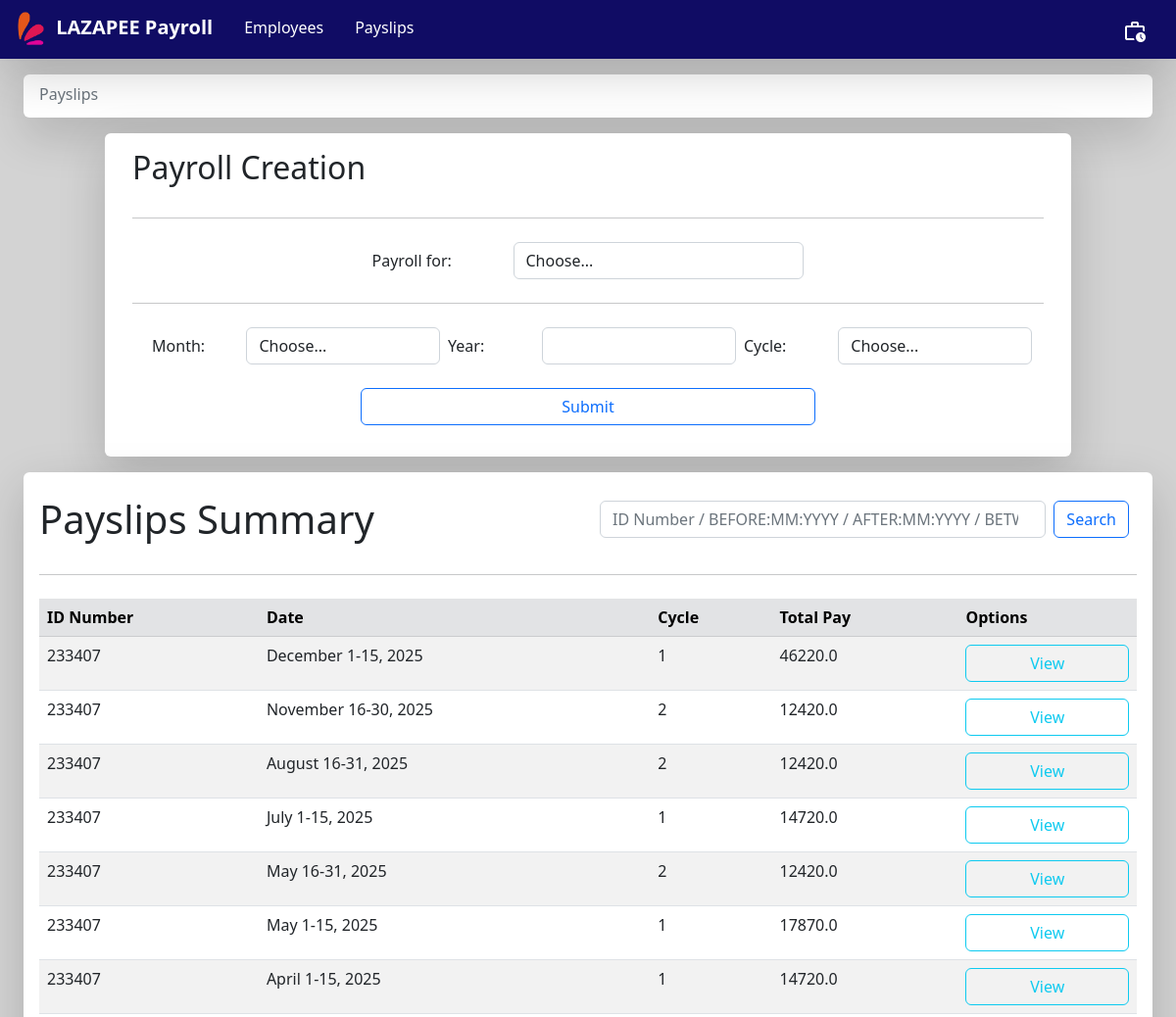
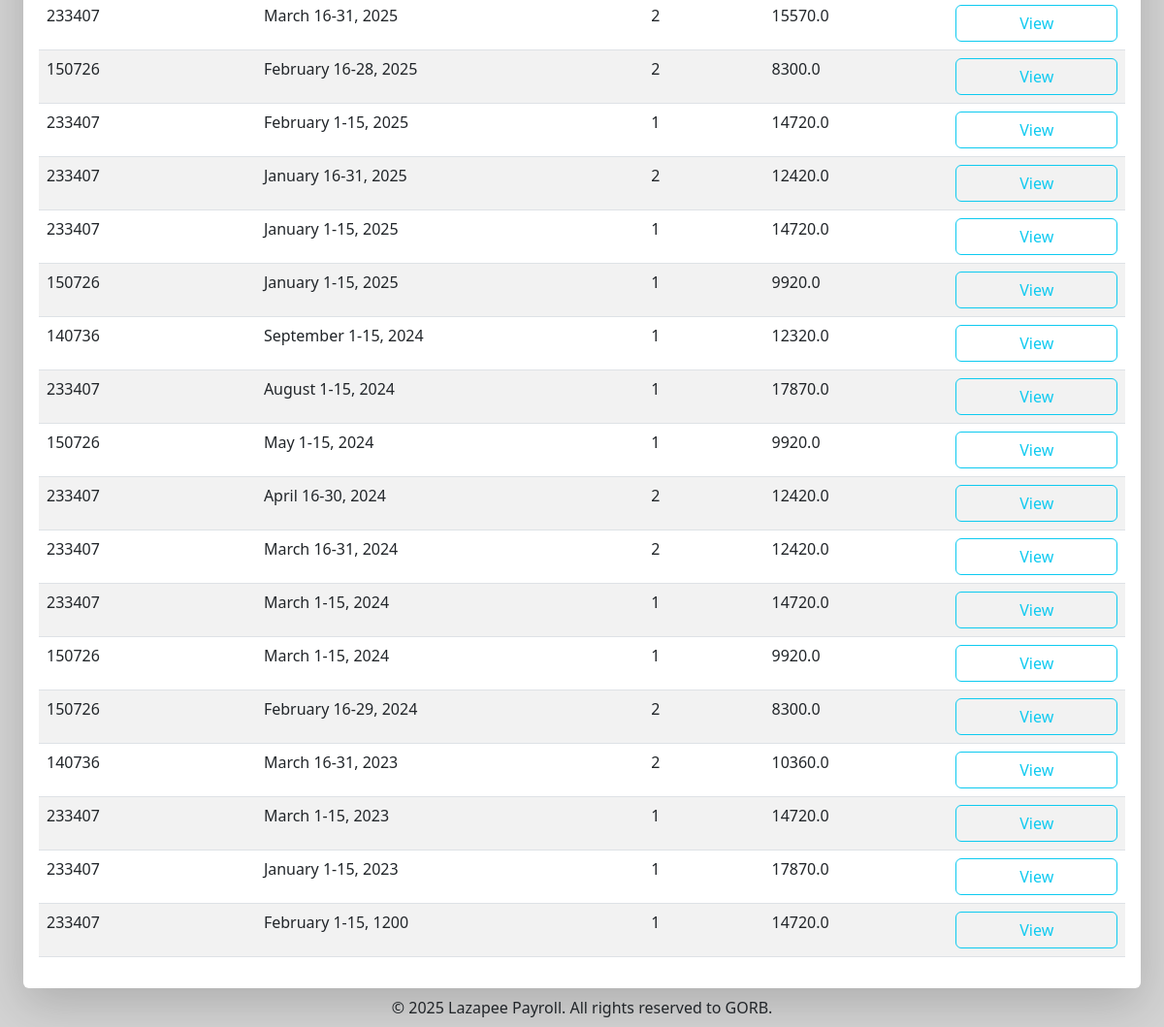
Screenshot of /payslips with the database file from the repository (2 pictures, top to bottom).
### payroll_app/models.py (models this page shows, shortened)
class Payslip(models.Model):
    id_number = models.ForeignKey(Employee, on_delete=models.CASCADE)
    month = models.CharField(max_length = 300)
    month_integer_reference = models.IntegerField()
    date_range = models.CharField(max_length = 300)
    year = models.CharField(max_length = 300)
    pay_cycle = models.IntegerField()
    rate = models.FloatField()
    earnings_allowance = models.FloatField()
    deductions_tax = models.FloatField()
    deductions_health = models.FloatField()
    pag_ibig = models.FloatField()
    sss = models.FloatField()
    overtime = models.FloatField()
    total_pay = models.FloatField()
    def getIDNumber(self):
        return self.id_number.getID()
    def getMonth(self):
        return self.month
    def getDate_range(self):
        return self.date_range
    def getYear(self):
        return self.year
    def getPay_cycle(self):
        return self.pay_cycle
    def getTotal_pay(self):
        return self.total_pay

class Employee(models.Model):
    name = models.CharField(max_length = 300)
    id_number = models.CharField(max_length = 300, unique = True)
    rate = models.FloatField()
    overtime_pay = models.FloatField(null=True)
    allowance = models.FloatField(null=True)
    def getName(self):
        return self.name
    def getID(self):
        return self.id_number

### payroll_app/views.py (the view)
# urls.py: path('payslips', views.payslips_page,  name='payslips'),
def payslips_page(request):
    global history
    months = ['January', 'February', 'March', 'April', 'May', 'June', 'July', 'August', 'September', 'October', 'November', 'December']
    payslips = Payslip.objects.all().order_by('-year', '-month_integer_reference', '-pay_cycle')
    employees = Employee.objects.all()
    if (request.method=="POST"):
        button = request.POST.get("button")
        if button == "search":
            creds = request.POST.get("Search")
            if creds.isdigit() == True:
                employee = Employee.objects.filter(id_number=creds)
                if employee:
                    payslips = Payslip.objects.filter(id_number=employee[0]).order_by('-year', 'month_integer_reference', 'pay_cycle')
            else:
                creds = creds.split(":")
                print(creds)
                if "BEFORE" in creds:
                    if len(creds) > 1:
                        if len(creds[1]) == 2:
                            if len(creds[2]) == 4:
                                payslips = Payslip.objects.filter(month_integer_reference__lte=int(creds[1]), year__lte=int(creds[2])).order_by('-year', 'month_integer_reference', 'pay_cycle')
                            else:
                                payslips = Payslip.objects.filter(month_integer_reference__lte=int(creds[1])).order_by('-year', 'month_integer_reference', 'pay_cycle')
                        else:
                            payslips = Payslip.objects.filter(year__lte=int(creds[1])).order_by('-year', 'month_integer_reference', 'pay_cycle')
                elif "AFTER" in creds:
                    if len(creds) > 1:
                        if len(creds[1]) == 2:
                            if len(creds[2]) == 4:
                                payslips = Payslip.objects.filter(month_integer_reference__gte=int(creds[1]), year__gte=int(creds[2])).order_by('-year', 'month_integer_reference', 'pay_cycle')
                            else:
                                payslips = Payslip.objects.filter(month_integer_reference__gte=int(creds[1])).order_by('-year', 'month_integer_reference', 'pay_cycle')
                        else:
                            payslips = Payslip.objects.filter(year__lte=int(creds[1])).order_by('-year', 'month_integer_reference', 'pay_cycle')
                elif "BETWEEN" in creds:
                    if len(creds) == 5:
                        if len(creds[1]) == 2 and len(creds[3]) == 2:
                            if len(creds[2]) == 4 and len(creds[4]) == 4:
                                payslips = Payslip.objects.filter(month_integer_reference__range=(int(creds[1]), int(creds[3])), year__range=(int(creds[2]), int(creds[4]))).order_by('-year', 'month_integer_reference', 'pay_cycle')
                        elif len(creds[1]) == 4 and len(creds[2]) == 4:
                            payslips = Payslip.objects.filter(year__range=(int(creds[1]), int(creds[2]))).order_by('-year', 'month_integer_reference', 'pay_cycle')
                return render(request, 'payroll_app/payslips_page.html', {'payslips':payslips, 'employees':employees, 'months':months, 'history':history})
        elif button == "create":
            months_as_integers = {'January':1, 'February':2, 'March':3, 'April':4, 'May':5, 'June':6, 'July':7, 'August':8, 'September':9, 'October':10, 'November':11, 'December':12}
            id_number = request.POST.get("employee")
            month = request.POST.get("month")
            year = int(request.POST.get("year"))
            cycle = int(request.POST.get("cycle"))
            employee = Employee.objects.get(id_number=id_number)
            month_integer_reference = months_as_integers[month]
            if Payslip.objects.filter(id_number=employee, month=month, year=year, pay_cycle=cycle).exists():
                return render(request, 'payroll_app/payslips_page.html', {'payslips':payslips, 'employees':employees, 'months':months, 'message':'Payslip already exists!', 'history':history})
            else:
                if cycle == 2:
                    date_range = '16-31' if month in ['January', 'March', 'May', 'August', 'October', 'December'] else '16-29' if (month == 'February' and (year%4==0 and (year%400==0 or year%100!=0))) else '16-28' if month=='February' else '16-30'
                    philhealth = employee.getRate() * 0.04
                    sss = employee.getRate() * 0.045
                    overtime = employee.getOvertime()
                    rate = employee.getRate()
                    allowance = employee.getAllowance()
                    deductions_tax = ((rate/2) + allowance + overtime - philhealth - sss) * 0.2
                    total_pay = ((rate/2) + allowance + overtime - philhealth - sss) - deductions_tax
                    Payslip.objects.create(id_number=employee, month=month, date_range=date_range, year=year, pay_cycle=cycle, rate=rate, earnings_allowance=allowance, deductions_tax=deductions_tax, deductions_health=philhealth, pag_ibig=0, sss=sss, overtime=overtime, total_pay=total_pay, month_integer_reference=month_integer_reference)
                elif cycle == 1:
                    date_range = '1-15'
                    overtime = employee.getOvertime()
                    rate = employee.getRate()
                    allowance = employee.getAllowance()
                    pag_ibig = 100
                    deductions_tax = ((rate/2) + allowance + overtime - pag_ibig) * 0.2
                    total_pay = ((rate/2) + allowance + overtime - pag_ibig) - deductions_tax
                    Payslip.objects.create(id_number=employee, month=month, date_range=date_range, year=year, pay_cycle=cycle, rate=rate, earnings_allowance=allowance, deductions_tax=deductions_tax, deductions_health=0, pag_ibig=pag_ibig, sss=0, overtime=overtime, total_pay=total_pay, month_integer_reference=month_integer_reference)
                history.append("Created payslip for {} for {} {}, {}, Cycle {}".format(employee.getName(), month, date_range, year, cycle))
                if len(history) > 5:
                    history.pop(0)
                payslips = Payslip.objects.all().order_by('-year', '-month_integer_reference', '-pay_cycle')
                employees = Employee.objects.all()
                Employee.objects.filter(id_number=id_number).update(overtime_pay=0)
                return render(request, 'payroll_app/payslips_page.html', {'payslips':payslips, 'employees':employees, 'months':months, 'message':'Payslip successfully created!', 'history':history})
    else:
        return render(request, 'payroll_app/payslips_page.html', {'payslips':payslips, 'employees':employees, 'months':months, 'history':history})

### payroll_app/templates/payroll_app/payslips_page.html (shortened to what this page needs)
{% extends 'payroll_app/base.html' %}
{% load static %}
    {% block directory %}
        <ol class="breadcrumb mb-1">
            <li class="breadcrumb-item">
                <a href="{% url 'payslips' %}" class="text-secondary text-decoration-none">Payslips</a>
            </li>
        </ol>
    {% endblock %}
    {% block create %}
    <div class="container-fluid d-flex justify-content-center w-100">
        <div class="navbar mt-3 mx-4 p-3 shadow-lg rounded w-70" style="background-color: white">
            <div class="container-fluid">
                <h2>Payroll Creation</h2>
            </div>
            <div class="container-fluid justify-content-center">
                <form class="form w-100" method="POST"> {% csrf_token %}
                    <hr class="my-4">
                    <div class="form-group">
                        <div class="container-fluid d-flex align-items-center w-50">
                            <label class="w-50">Payroll for:</label>
                            <select class="form-control w-100" name="employee" required>
                                <option value="" disabled selected hidden>Choose...</option>
                            </select>
                        </div>
                        <hr class="my-4">
                        <div class="container-fluid d-flex align-items-center">
                            <label class="w-50 mx-2">Month:</label>
                            <select class="form-control w-100" name="month" required>
                                <option value="" disabled selected hidden>Choose...</option>
                            </select>
                            <label class="w-50 mx-2">Year:</label>
                            <input class="form-control" type="text" name="year" required>
                            <label class="w-50 mx-2">Cycle:</label>
                            <select class="form-control w-100" name="cycle" required>
                                <option value="" disabled selected hidden>Choose...</option>
                            </select>
                        </div>
                        <div class="d-flex mt-4 w-100 justify-content-center">
                            <button class="btn btn-outline-primary w-50" type="submit" name="button" value="create">Submit</button>
                        </div>
                    </div>
                </form>
            </div>
        </div>
    </div>
    {% endblock %}
    {% block content %}
        <div class="navbar mt-3 mx-4 p-3 shadow-lg rounded" style="background-color: white">
            <div class="w-100">
                <div class="row align-items-center">
                    <div class="col">
                        <h1 class="mt-2">Payslips Summary</h1>
                    </div>
                    <div class="col">
                        <form class="form-inline my-2 d-flex" method="POST"> {% csrf_token %}
                            <input class="form-control" type="search" placeholder="ID Number / BEFORE:MM:YYYY / AFTER:MM:YYYY / BETWEEN:MM:YYYY:MM:YYYY" name="Search">
                            <button class="btn btn-outline-primary mx-2" type="submit" name="button" value="search">Search</button>
                        </form>
                    </div>
                </div>
                <hr class="my-4">
            </div>
            <table class="table table-hover table-striped">
                <thead class="table-secondary">
                    <th scope="col"> ID Number </th>
                    <th scope="col"> Date </th>
                    <th scope="col"> Cycle </th>
                    <th scope="col"> Total Pay </th>
                    <th scope="col"> Options </th>
                </thead>
                <tbody>
                    {% for p in payslips %}
                        <tr>
                            <td> {{ p.getIDNumber }} </td>
                            <td> {{ p.getMonth }} {{ p.getDate_range }}, {{ p.getYear }} </td>
                            <td> {{ p.getPay_cycle }} </td>
                            <td> {{ p.getTotal_pay }} </td>
                            <td>
                                <a href="{% url 'view_payslip' pk=p.pk %}" class="btn btn-outline-info px-3 mr-3 w-100">View</a>
                            </td>
                        </tr>
                    {% endfor %}
                </tbody>
            </table>
        </div>
    {% endblock %}

### rows the page displays
Payslip: getIDNumber "233407", getMonth "December", getDate_range "1-15", getYear "2025", getPay_cycle "1", getTotal_pay "46220.0"
Payslip: getIDNumber "233407", getMonth "November", getDate_range "16-30", getYear "2025", getPay_cycle "2", getTotal_pay "12420.0"
Payslip: getIDNumber "233407", getMonth "August", getDate_range "16-31", getYear "2025", getPay_cycle "2", getTotal_pay "12420.0"
Payslip: getIDNumber "233407", getMonth "July", getDate_range "1-15", getYear "2025", getPay_cycle "1", getTotal_pay "14720.0"
Payslip: getIDNumber "233407", getMonth "May", getDate_range "16-31", getYear "2025", getPay_cycle "2", getTotal_pay "12420.0"
Payslip: getIDNumber "233407", getMonth "May", getDate_range "1-15", getYear "2025", getPay_cycle "1", getTotal_pay "17870.0"
Payslip: getIDNumber "233407", getMonth "April", getDate_range "1-15", getYear "2025", getPay_cycle "1", getTotal_pay "14720.0"
Payslip: getIDNumber "233407", getMonth "March", getDate_range "16-31", getYear "2025", getPay_cycle "2", getTotal_pay "15570.0"
Payslip: getIDNumber "150726", getMonth "February", getDate_range "16-28", getYear "2025", getPay_cycle "2", getTotal_pay "8300.0"
Payslip: getIDNumber "233407", getMonth "February", getDate_range "1-15", getYear "2025", getPay_cycle "1", getTotal_pay "14720.0"
Payslip: getIDNumber "233407", getMonth "January", getDate_range "16-31", getYear "2025", getPay_cycle "2", getTotal_pay "12420.0"
Payslip: getIDNumber "233407", getMonth "January", getDate_range "1-15", getYear "2025", getPay_cycle "1", getTotal_pay "14720.0"
Payslip: getIDNumber "150726", getMonth "January", getDate_range "1-15", getYear "2025", getPay_cycle "1", getTotal_pay "9920.0"
Payslip: getIDNumber "140736", getMonth "September", getDate_range "1-15", getYear "2024", getPay_cycle "1", getTotal_pay "12320.0"
Payslip: getIDNumber "233407", getMonth "August", getDate_range "1-15", getYear "2024", getPay_cycle "1", getTotal_pay "17870.0"
Payslip: getIDNumber "150726", getMonth "May", getDate_range "1-15", getYear "2024", getPay_cycle "1", getTotal_pay "9920.0"
Payslip: getIDNumber "233407", getMonth "April", getDate_range "16-30", getYear "2024", getPay_cycle "2", getTotal_pay "12420.0"
Payslip: getIDNumber "233407", getMonth "March", getDate_range "16-31", getYear "2024", getPay_cycle "2", getTotal_pay "12420.0"
Payslip: getIDNumber "233407", getMonth "March", getDate_range "1-15", getYear "2024", getPay_cycle "1", getTotal_pay "14720.0"
Payslip: getIDNumber "150726", getMonth "March", getDate_range "1-15", getYear "2024", getPay_cycle "1", getTotal_pay "9920.0"
Payslip: getIDNumber "150726", getMonth "February", getDate_range "16-29", getYear "2024", getPay_cycle "2", getTotal_pay "8300.0"
Payslip: getIDNumber "140736", getMonth "March", getDate_range "16-31", getYear "2023", getPay_cycle "2", getTotal_pay "10360.0"
Payslip: getIDNumber "233407", getMonth "March", getDate_range "1-15", getYear "2023", getPay_cycle "1", getTotal_pay "14720.0"
Payslip: getIDNumber "233407", getMonth "January", getDate_range "1-15", getYear "2023", getPay_cycle "1", getTotal_pay "17870.0"
Payslip: getIDNumber "233407", getMonth "February", getDate_range "1-15", getYear "1200", getPay_cycle "1", getTotal_pay "14720.0"
